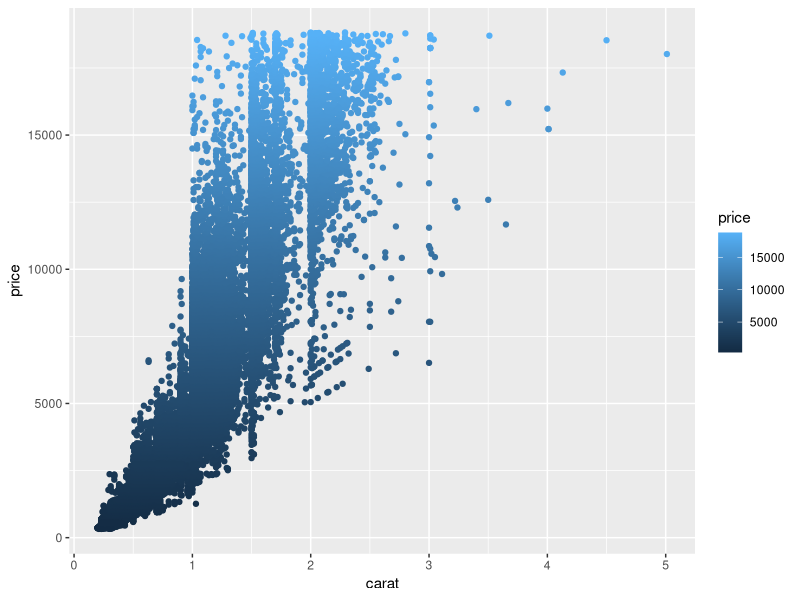

Recreate this plot in R.
## ---- chunk 1
knitr::opts_chunk$set(echo = FALSE)
library(tidyverse)
## ---- chunk 2
ggplot(data=diamonds, aes(x=carat, y=price)) +
    geom_point(aes(color=price))
